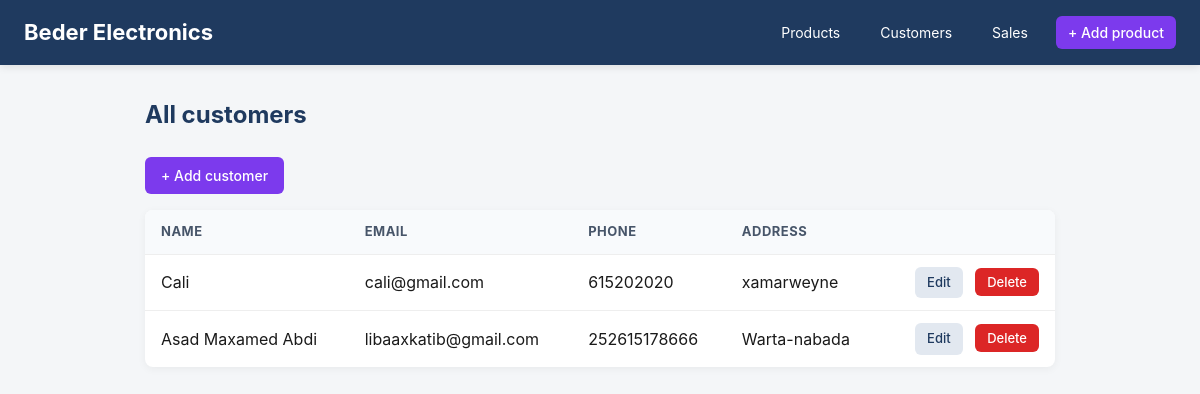
Before: /customers.php with the older database file.
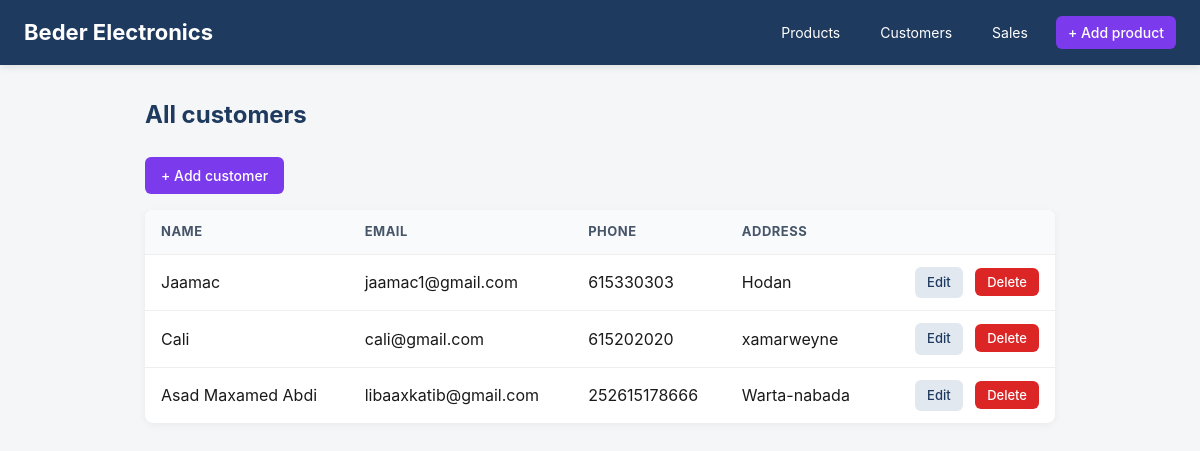
After: the same page with the newer database file.
### tables this page shows
CREATE TABLE customers (
        id INTEGER PRIMARY KEY AUTOINCREMENT,
        name TEXT NOT NULL,
        email TEXT NOT NULL,
        phone TEXT,
        address TEXT,
        created_at TEXT NOT NULL DEFAULT CURRENT_TIMESTAMP
    );

### customers.php (the view, shortened to what this page needs)
<?php
require_once "database.php";
$stmt = $db->query("SELECT * FROM customers ORDER BY created_at DESC");
$customers = $stmt->fetchAll(PDO::FETCH_ASSOC);
require_once "header.php";
?>
<h2 class="page-title">All customers</h2>
<p><a href="create_customer.php" class="btn btn--primary">+ Add customer</a></p>
<?php if (count($customers) === 0): ?>
    <div class="empty-state">
        <p>No customers yet.</p>
        <a href="create_customer.php" class="btn btn--primary">Add your first customer</a>
    </div>
<?php else: ?>
    <table>
        <thead>
            <tr>
                <th>Name</th>
                <th>Email</th>
                <th>Phone</th>
                <th>Address</th>
                <th></th>
            </tr>
        </thead>
        <tbody>
            <?php foreach ($customers as $customer): ?>
                <tr>
                    <td><?= htmlspecialchars($customer["name"]) ?></td>
                    <td><?= htmlspecialchars($customer["email"]) ?></td>
                    <td><?= htmlspecialchars($customer["phone"] ?? "") ?></td>
                    <td><?= htmlspecialchars($customer["address"] ?? "") ?></td>
                    <td class="actions">
                        <a href="edit_customer.php?id=<?= $customer["id"] ?>" class="btn btn--secondary">Edit</a>
                        <form action="delete_customer.php" method="POST" onsubmit="return confirm('Delete this customer?');">
                            <button type="submit" class="btn btn--danger">Delete</button>
                        </form>
                    </td>
                </tr>
            <?php endforeach; ?>
        </tbody>
    </table>
<?php endif; ?>
<?php require_once "footer.php"; ?>

Changed rows visible on the page:
added customers: name "Jaamac", email "jaamac1@gmail.com", phone "615330303", address "Hodan"
